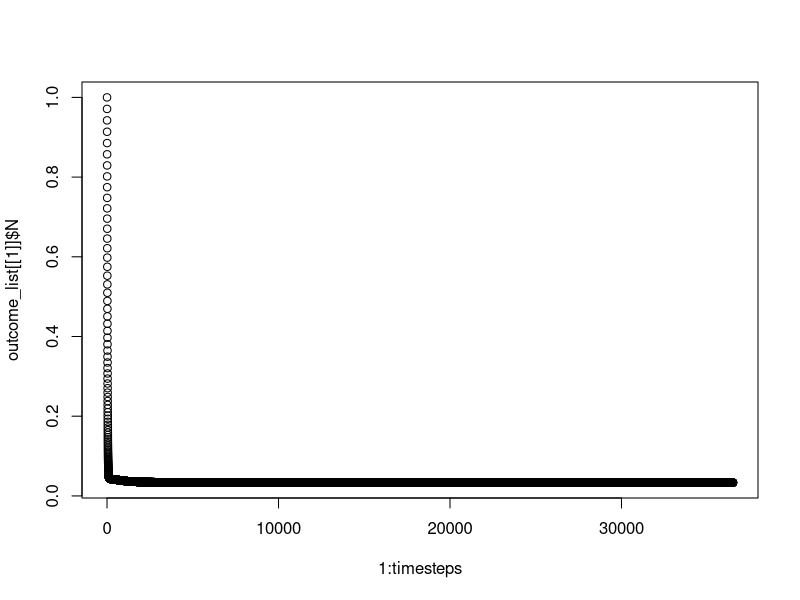
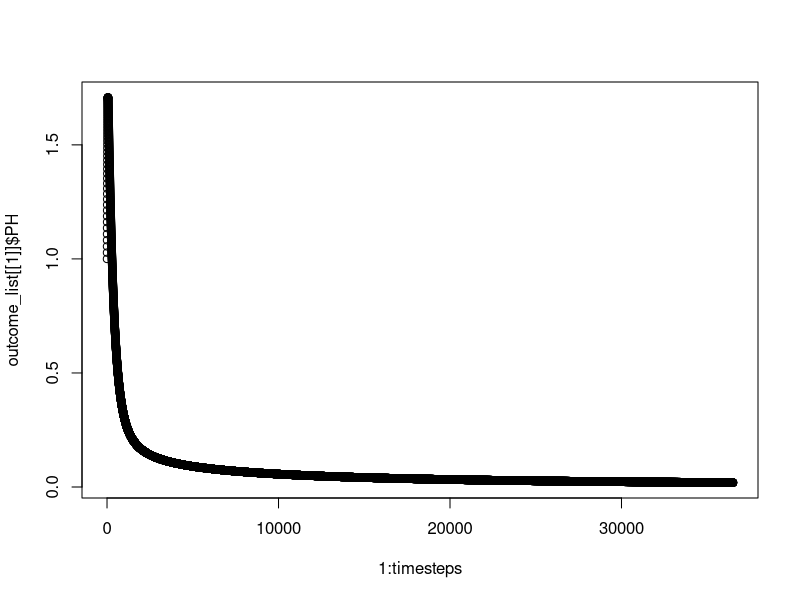
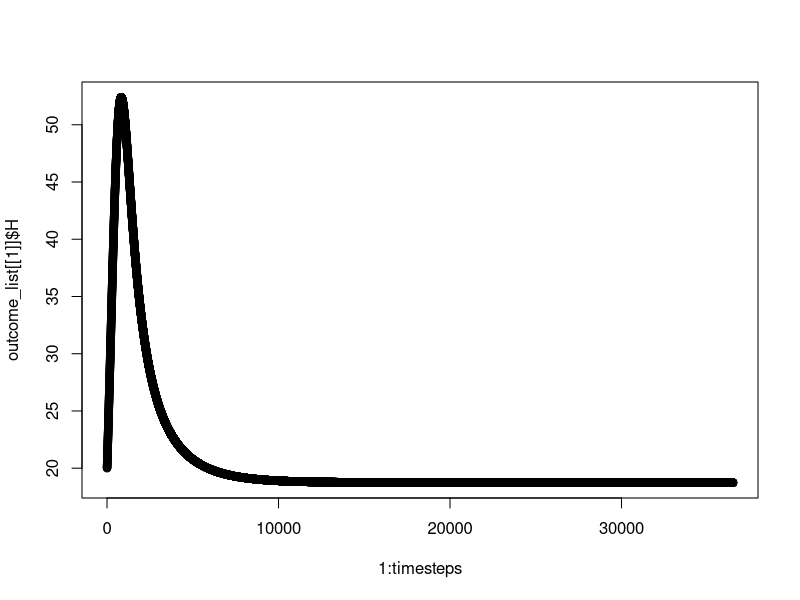
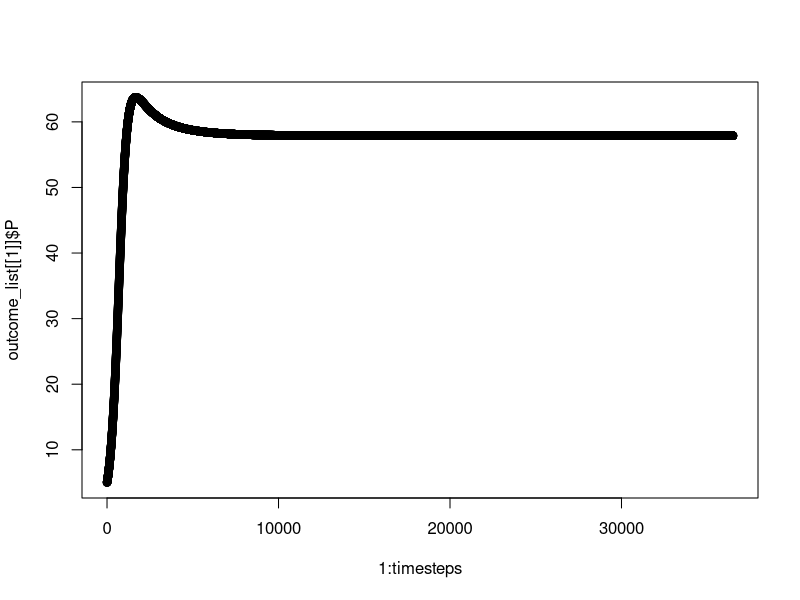
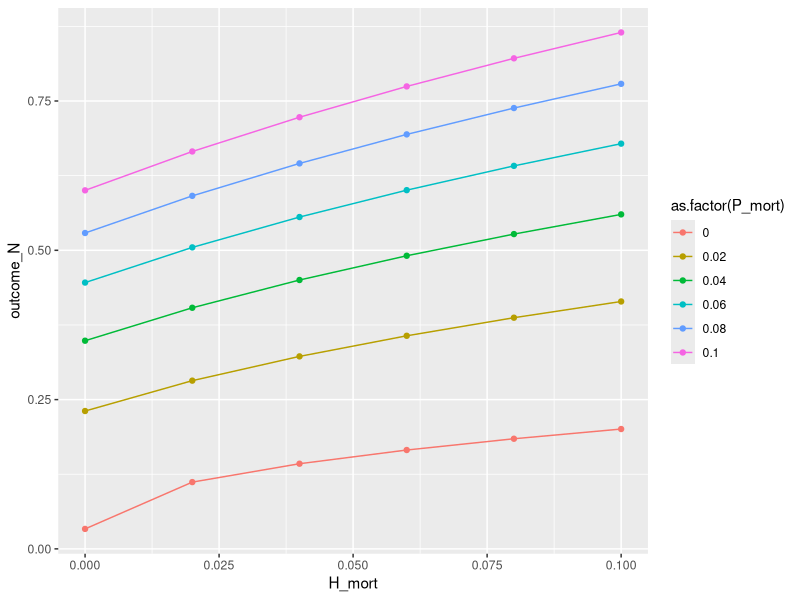
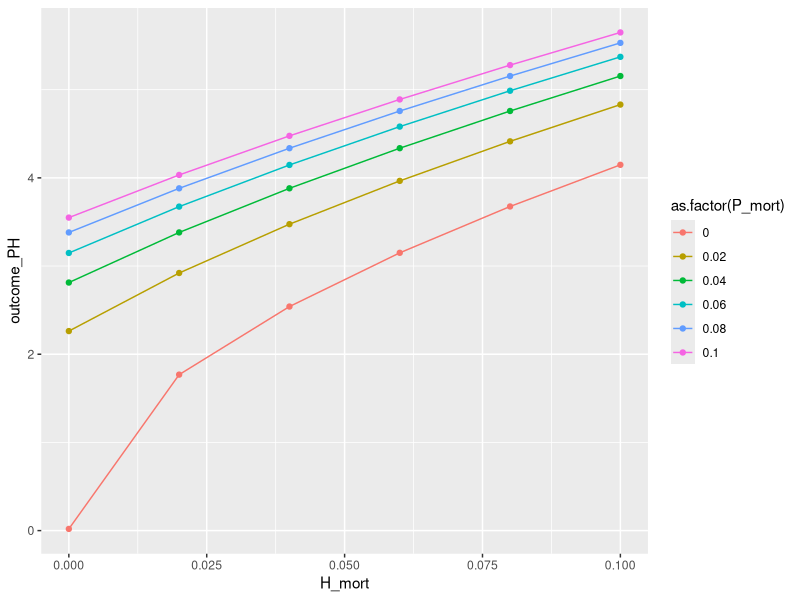
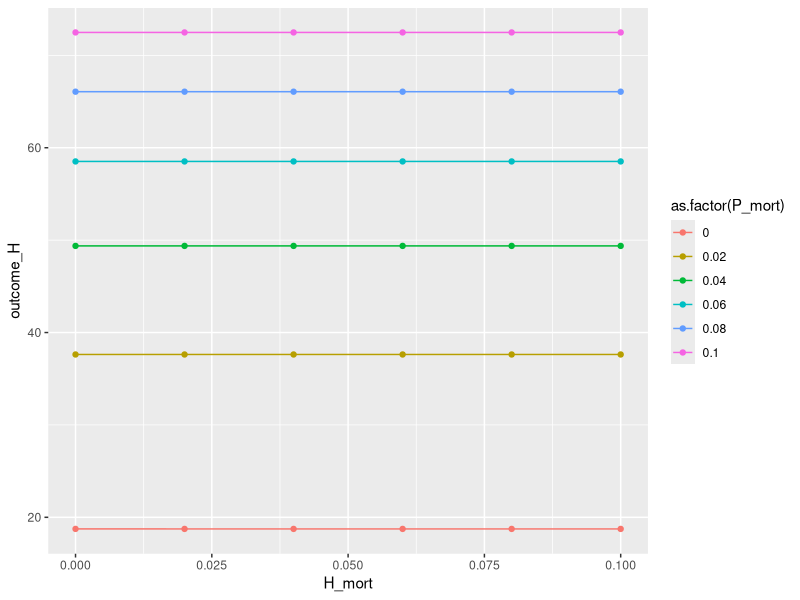
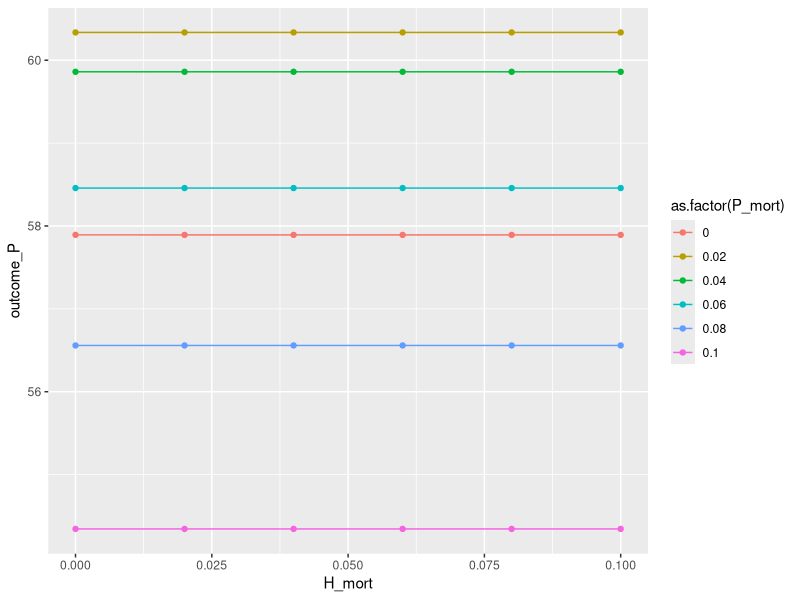

The R script that drew these images, in order:
#Sensitivity test on H_mort, P_mort

library(tidyverse)

H_mort <- seq(0, 0.1, by = 0.02)
P_mort <- seq(0, 0.1, by = 0.02)
Vm = 2    # max phtyoplankton growth rate
Rm = 1.1  # max fish ingestion rate, 1.1
ks = 1 # half-saturation constant for phytoplankton N uptake 
m = 0.1      # phytoplankton mortality
kg = 12      # grazing half saturation or (1/Ivlev constant)
y = 0.1  # unassimilated phytoplankton fraction

e <- 0.2
r_H <- 0.3
r_P <- 0.3
b <- 0.3
c <- 0.5
d <- 100
K_P <- 50
K_H <- 100

parameter_grid <- expand.grid(H_mort = H_mort,
                              P_mort = P_mort)
number_patches = 1
#outputs
outcome_N <- matrix(0, ncol = number_patches, nrow = nrow(parameter_grid))
outcome_PH <- matrix(0, ncol = number_patches, nrow = nrow(parameter_grid))
outcome_H <- matrix(0, ncol = number_patches, nrow = nrow(parameter_grid))
outcome_P <- matrix(0, ncol = number_patches, nrow = nrow(parameter_grid))

ingestion <- function(predation_type, kg, P){
  if (predation_type == 'quadratic'){
    I = P^2/(kg^2+P^2)
  }   
  else if (predation_type == 'Ivlev'){
    I = 1-exp(-kg^P) 
  }
  else if (predation_type == 'M-P'){
    I = kg^-1*P*(1-exp(-kg^-1*P))
  }
  else {
    I = P/(kg+P) 
  }
  return(I)
}
predation_type = 'M-P'


dt = 0.01
timesteps = 365*100

prod <- array(NA, dim = c(timesteps))
phmort <- array(NA, dim = c(timesteps))
grazing <- array(NA, dim = c(timesteps))
PH <- array(NA, dim = c(timesteps))
N <- array(NA, dim = c(timesteps))
H <- array(NA, dim = c(timesteps))
P <- array(NA, dim = c(timesteps))


#LOOP
#Rm (max fish ingestion rate) and Vm (max phyto growth rate) are daily rates i think
#growth rate of of Predator is annual
#conversion of phytoplankton to herbivore biomass
n = nrow(parameter_grid)
outcome_list <- vector("list", length = n)


for (iter in 1:n) {
  
  PH[1] <- 1
  N[1] <- 1
  H[1] <- 20
  P[1] <- 5
  
  for(t in 2:timesteps){
    prod[t-1] = PH[t-1] * ((Vm * N[t-1])/ ks + N[t-1])
    phmort[t-1] = PH[t-1] * m
    grazing[t-1] = Rm * ingestion(predation_type, kg, PH[t-1]) * H[t-1]
    
    PH[t] = PH[t-1] + (prod[t-1] - phmort[t-1] - grazing[t-1]) *dt
    N[t] = N[t-1] + ((-prod[t-1] + phmort[t-1] + y*grazing[t-1] + (parameter_grid[['H_mort']][[iter]] * H[t-1]) + 
                        (parameter_grid[['P_mort']][[iter]] * P[t-1])) *dt)
    
    H[t] = H[t-1] + ((r_H * H[t-1]) * (1 - H[t-1] / K_H) + ((1-y) * grazing[t-1]) - (parameter_grid[['H_mort']][[iter]]*H[t-1]) -
                       (c * H[t-1] * P[t-1]) / (d + H[t-1])
    ) * dt
    
    P[t] = P[t-1] + (r_P * P[t-1] * (1 - P[t-1] / K_P) - (parameter_grid[['P_mort']][[iter]]*P[t-1]) +
                       (b * H[t-1] * P[t-1]) / (d + H[t-1])
    ) * dt
  }
  
  outcome_list[[iter]] <- list(PH = PH, N = N, H = H, P = P)
  
  outcome_N[iter] <- N[timesteps]
  outcome_PH[iter] <- PH[timesteps]
  outcome_H[iter] <- H[timesteps]
  outcome_P[iter] <- P[timesteps]
}


#Individual trajectories
plot(1:timesteps, outcome_list[[1]]$N)
plot(1:timesteps, outcome_list[[1]]$PH)
plot(1:timesteps, outcome_list[[1]]$H)
plot(1:timesteps, outcome_list[[1]]$P)

#End value plots
outcome <- cbind(parameter_grid, outcome_N, outcome_PH, outcome_H, outcome_P)

ggplot(outcome, aes(x=H_mort, y=outcome_N, col = as.factor(P_mort))) +
  geom_point() +
  geom_line()

ggplot(outcome, aes(x=H_mort, y=outcome_PH, col = as.factor(P_mort))) +
  geom_point() +
  geom_line()

ggplot(outcome, aes(x=H_mort, y=outcome_H, col = as.factor(P_mort))) +
  geom_point() +
  geom_line()

ggplot(outcome, aes(x=H_mort, y=outcome_P, col = as.factor(P_mort))) +
  geom_point() +
  geom_line()


